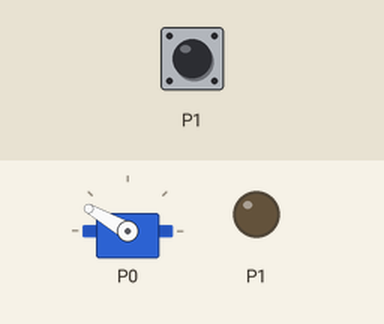
A program run on a simulated BBC micro:bit (MakeCode). Shown: servo, output pins drawn as LEDs (lit = HIGH). The inputs (shaded band) are chosen by the test bench; at power-on: P1 LOW.

Above: at 1.2 s.
1.3 s: P1 pulled HIGH for 0.15 s
At 1.9 s:
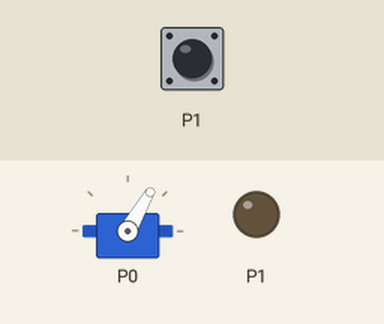
4.4 s: P1 pulled HIGH for 1 s
At 7.5 s:
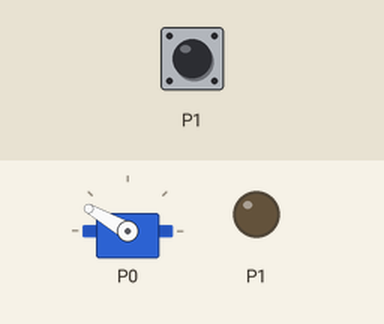
7.9 s: P1 pulled HIGH for 3.2 s
At 8.8 s:
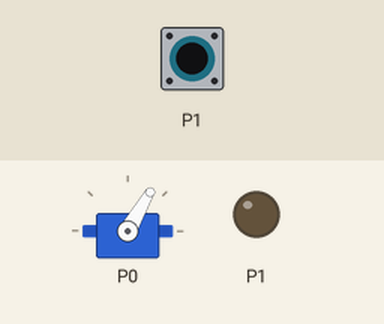
Timing chart, 0 to 13.4 s (numbered marks = the images above; inputs shaded):
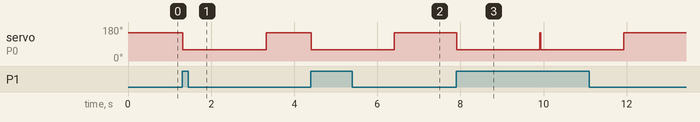

The program:

main.ts
```typescript
let Pièce = 0
servos.P0.setAngle(150)
servos.P0.setRange(10, 170)
basic.forever(function () {
    if (Pièce == 0) {
        servos.P0.setAngle(150)
    } else {
        servos.P0.setAngle(60)
        basic.pause(2000)
        servos.P0.setAngle(150)
        Pièce = 0
    }
})
basic.forever(function () {
    if (pins.digitalReadPin(DigitalPin.P1) == 1) {
        Pièce = 1
        basic.pause(2000)
        pins.digitalWritePin(DigitalPin.P1, 0)
    }
})
```

test.ts
```typescript
// les tests vont ici ; cela ne sera pas compilé si ce paquet est utilisé en tant qu'extension.
```

Measured:
- after the input at 1.3 s, servo on P0: 150° → 60° at once, → 150° 2.0 s later
- after the input at 4.4 s, servo on P0: 150° → 60° at once, → 150° 2.0 s later
- after the input at 7.9 s, servo on P0: 150° → 60° at once, → 150° 4.0 s later
